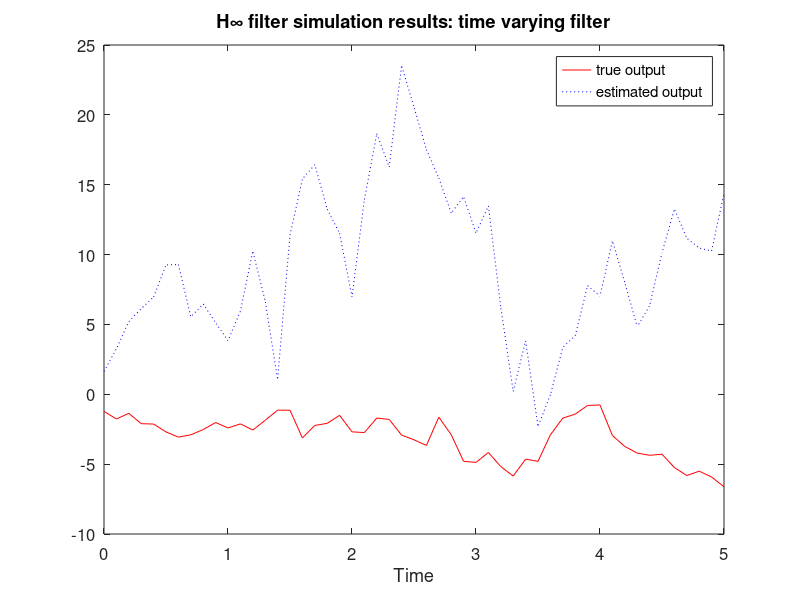
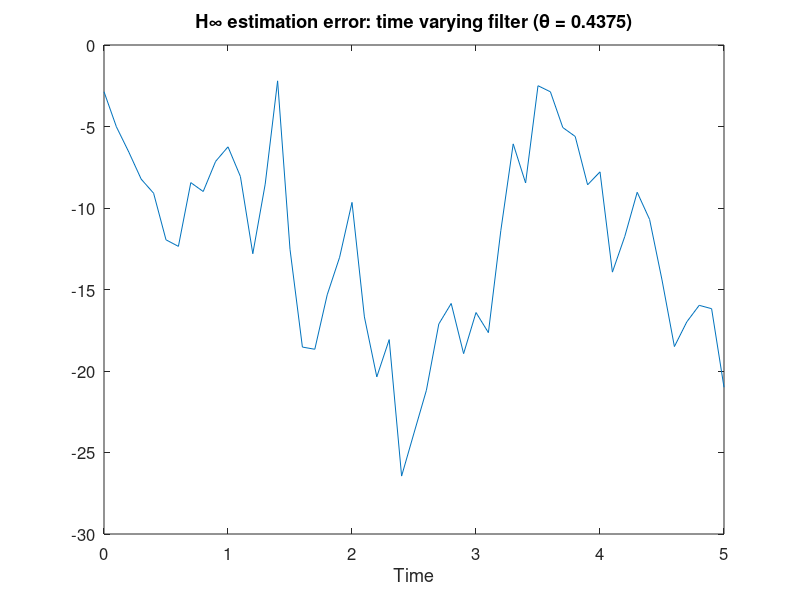
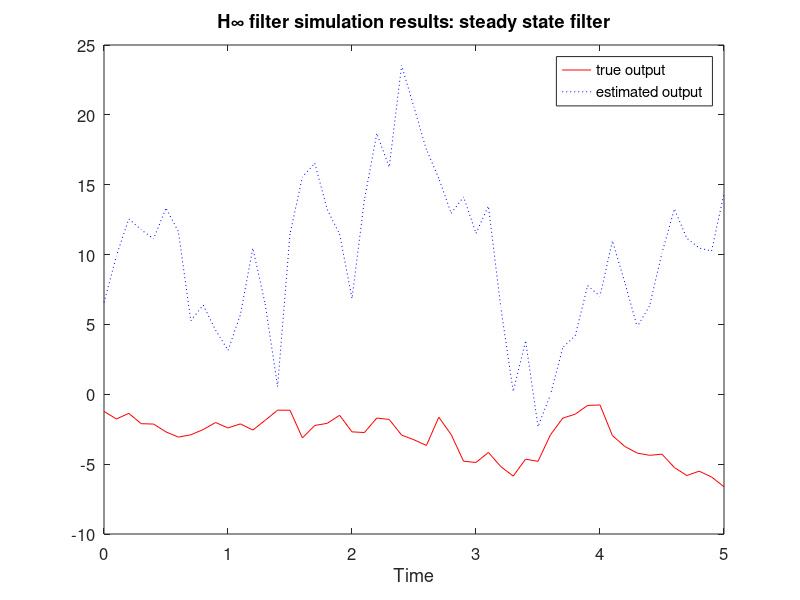
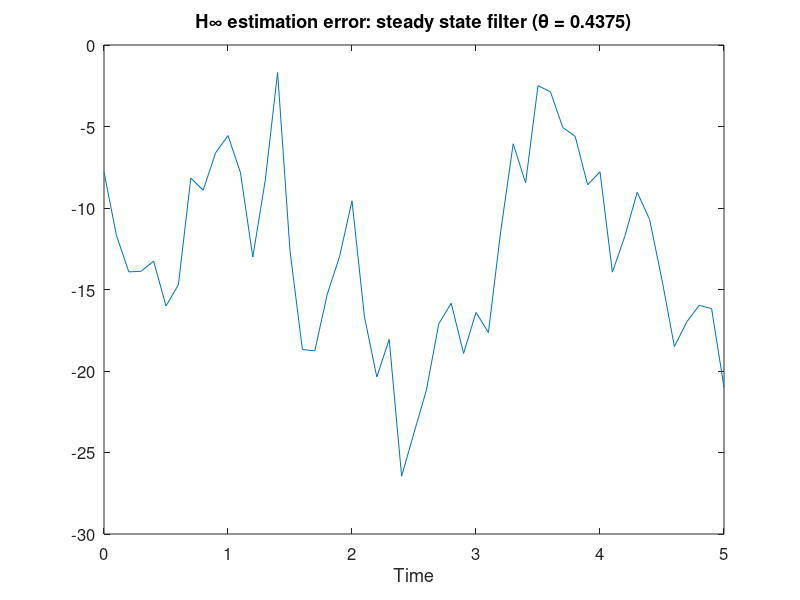

The MATLAB source for these figures, in order:
function HinfContEx1b

% Continuous time H-infinity filtering example
% INPUTS:
%   theta = H-infinity performance bound

close all

[t, z0] = HinfFilter(0, 7/16);
[t, z1] = HinfFilter(1, 7/16);
[t, zk] = HinfFilter(0, 0);

figure;
plot(t,z0,'r-', t,z1,'b:');
set(gca,'FontSize',12); set(gcf,'Color','White');
xlabel('Time'); ylabel('Estimation Error');
legend('time varying filter', 'steady state filter');

figure;
plot(t,z0,'r-', t,zk,'b:');
set(gca,'FontSize',12); set(gcf,'Color','White');
xlabel('Time'); ylabel('Estimation Error');
legend('\theta = 7/16', '\theta = 0');

%%%%%%%%%%%%%%%%%%%%%%%%%%%%%%%%%%%%%%%%%%%%%%%%%%%%%%%%%%%%%%%%%%%
function [t, ztilde] = HinfFilter(SteadyState, theta)

% Initialize the random number generator seed.
% Try 0 and 1 for qualitatively different results.
randn('state', 0); 
% Define system matrices.
A = 1;
C = 1;
L = 1;
Q = 1;
R = 1;
S = 1;
P = 1;
tf = 5; % simulation time
dt = 0.1; % simulation step size
x = 0; % initial state
xhat = 0; % initial state estimate
enorm = 0;
ztildenorm = 0;
% Create arrays for plotting data
zArray = []; 
zhatArray = [];
for t = 0 : dt : tf
    % Generate noise
    w = 10 * randn(1);
    v = 10 * randn(1);
    v = 10 + v;
    % Simulate system dynamics
    xdot = A * x + w;
    x = x + xdot * dt;
    y = C * x + v;
    z = L * x;
    % Compute filter gain
    if (SteadyState == 1)
        K = 4;
    else
        K = P * C' * inv(R);
        Pdot = A * P + P * A' + Q - K * C * P + theta * P * L' * S * L * P;
        P = P + Pdot * dt;
    end
    % Filter dynamics
    xhatdot = A * xhat + K * (y - C * xhat);
    xhat = xhat + xhatdot * dt;
    zhat = L * xhat;
    % Save date for later plotting
    zArray = [zArray z];
    zhatArray = [zhatArray zhat];
    % Compute integral of noise squared, and integral of estimation error
    % squared.
    enorm = enorm + (w^2 + v^2) * dt;
    ztildenorm = ztildenorm + (z - zhat)^2 * dt;
end
% Plot data
t = 0 : dt : tf;
figure;
plot(t,zArray,'r', t,zhatArray,'b:');
if (SteadyState == 1)
    TitleStr = 'H\infty filter simulation results: steady state filter';
else
    TitleStr = 'H\infty filter simulation results: time varying filter';
end
title(TitleStr, 'FontSize', 12);
set(gca,'FontSize',12); set(gcf,'Color','White');
xlabel('Time'); ylabel('');
legend('true output', 'estimated output');

figure;
ztilde = zArray - zhatArray;
plot(t,ztilde);
if (SteadyState == 1)
    TitleStr = 'H\infty estimation error: steady state filter (\theta = ';
else
    TitleStr = 'H\infty estimation error: time varying filter (\theta = ';
end
TitleStr = [TitleStr, num2str(theta), ')'];
title(TitleStr, 'FontSize', 12);
set(gca,'FontSize',12); set(gcf,'Color','White');
xlabel('Time'); ylabel('');

disp(['infinity norm = ', num2str(sqrt(ztildenorm/enorm))]);